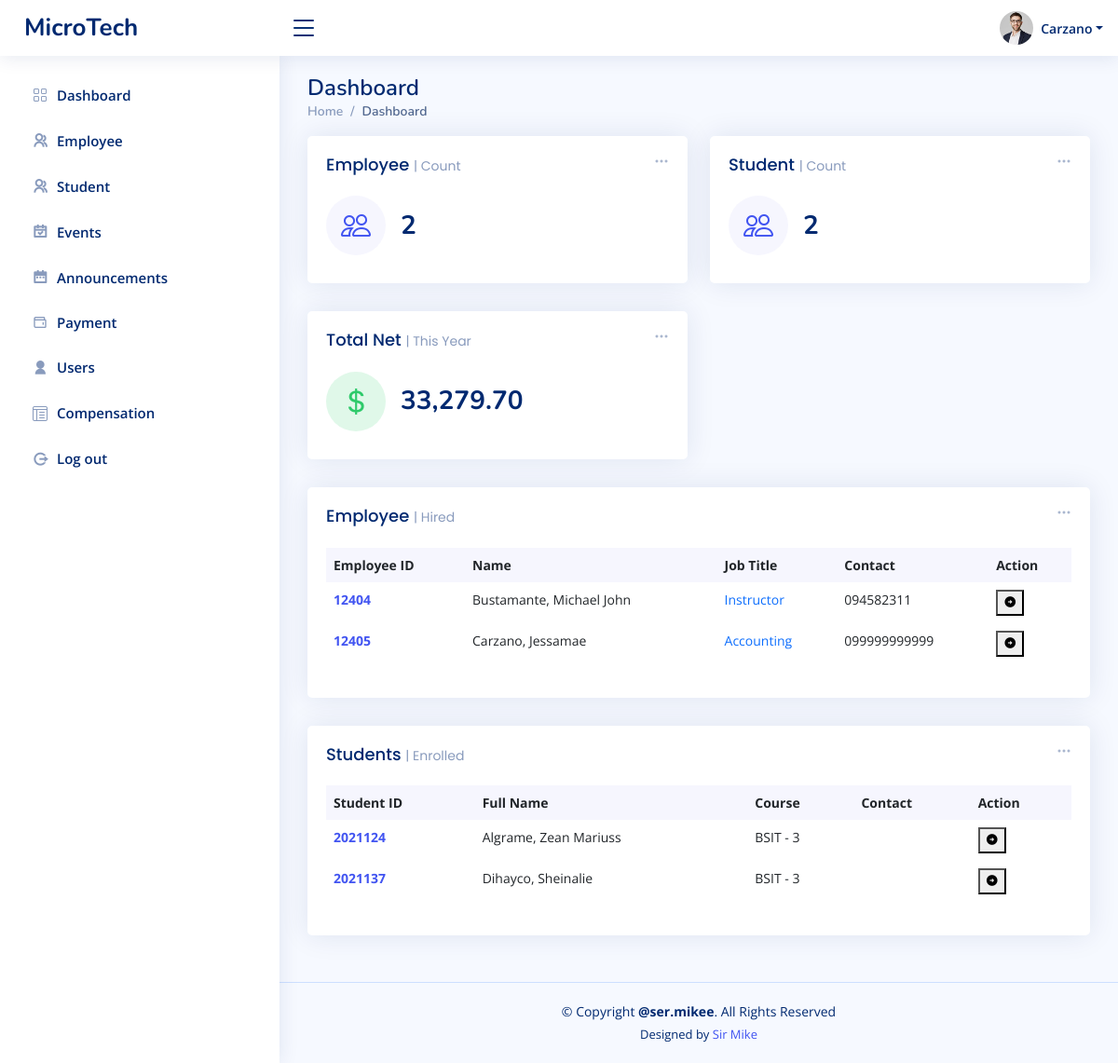
The app's page /admin/index.php (signed in) with its own data.
### tables this page shows
CREATE TABLE `tbl_users` (
  `user_id` int(11) NOT NULL,
  `user_fname` varchar(50) NOT NULL,
  `user_lname` varchar(50) NOT NULL,
  `user_email` varchar(80) NOT NULL,
  `user_name` varchar(50) NOT NULL,
  `user_pass` varchar(100) NOT NULL,
  `user_role` varchar(20) NOT NULL
);

CREATE TABLE `tbl_employee` (
  `employee_id` int(20) NOT NULL,
  `first_name` varchar(50) DEFAULT NULL,
  `last_name` varchar(50) DEFAULT NULL,
  `date_of_birth` date DEFAULT NULL,
  `gender` varchar(10) DEFAULT NULL,
  `hire_date` date DEFAULT NULL,
  `job_title` varchar(100) DEFAULT NULL,
  `department` varchar(50) DEFAULT NULL,
  `phone_number` varchar(20) DEFAULT NULL,
  `address` text DEFAULT NULL
);

CREATE TABLE `tbl_students` (
  `studentID` int(20) NOT NULL,
  `user_id` int(20) NOT NULL,
  `lname` varchar(50) NOT NULL,
  `fname` varchar(50) NOT NULL,
  `middleInitial` varchar(10) NOT NULL,
  `Suffix` varchar(15) NOT NULL,
  `course` varchar(50) NOT NULL,
  `year` int(10) NOT NULL,
  `contact` varchar(20) NOT NULL,
  `gender` varchar(10) NOT NULL,
  `bdate` varchar(50) NOT NULL,
  `pob` text NOT NULL,
  `email` varchar(50) NOT NULL,
  `major` varchar(50) NOT NULL,
  `nationality` varchar(20) NOT NULL,
  `civilStatus` varchar(20) NOT NULL,
  `religion` varchar(20) NOT NULL,
  `modality` varchar(20) NOT NULL,
  `fb` varchar(30) NOT NULL,
  `curAddress` varchar(200) NOT NULL,
  `cityAdd` varchar(200) NOT NULL,
  `zipcode` varchar(30) NOT NULL,
  `fatherName` varchar(50) NOT NULL,
  `fwork` varchar(50) NOT NULL,
  `motherName` varchar(50) NOT NULL,
  `mwork` varchar(50) NOT NULL,
  `primarySchool` varchar(100) NOT NULL,
  `primaryAddress` text NOT NULL,
  `primaryCompleted` varchar(30) NOT NULL,
  `entermediateSchool` varchar(100) NOT NULL,
  `entermediateAddress` text NOT NULL,
  `entermediateCompleted` varchar(30) NOT NULL,
  `hsSchool` varchar(100) NOT NULL,
  `hsAddress` text NOT NULL,
  `hsCompleted` varchar(30) NOT NULL,
  `shSchool` varchar(100) NOT NULL,
  `shAddress` text NOT NULL,
  `shCompleted` varchar(30) NOT NULL,
  `collegeSchool` varchar(100) NOT NULL,
  `collegeAddress` text NOT NULL,
  `collegeCompleted` varchar(30) NOT NULL
);

### admin/index.php (the view, shortened to what this page needs)
<?php
include_once "../templates/header.php";
include_once "includes/connect.php";
$statements = $conn->prepare("SELECT SUM(netpay) AS total_netpay FROM tbl_transaction");
$statements->execute();
$totalnet = $statements->fetch(PDO::FETCH_ASSOC);
$statements = $conn->prepare("SELECT COUNT(employee_id) AS count_emp FROM tbl_employee");
$statements->execute();
$empcount = $statements->fetch(PDO::FETCH_ASSOC);
$statements = $conn->prepare("SELECT COUNT(studentID) AS count_stud FROM tbl_students");
$statements->execute();
$studcount = $statements->fetch(PDO::FETCH_ASSOC);
?>
<main id="main" class="main">
  <div class="pagetitle">
    <h1>Dashboard</h1>
    <nav>
      <ol class="breadcrumb">
        <li class="breadcrumb-item"><a href="index.html">Home</a></li>
        <li class="breadcrumb-item active">Dashboard</li>
      </ol>
    </nav>
  </div>
  <section class="section dashboard">
    <div class="row">
      <div class="col-lg-12">
        <div class="row">
          <div class="col-xxl-4 col-md-6">
            <div class="card info-card sales-card">
              <div class="filter">
                <a class="icon" href="#" data-bs-toggle="dropdown"><i class="bi bi-three-dots"></i></a>
              </div>
              <div class="card-body">
                <h5 class="card-title">Employee <span>| Count</span></h5>
                <div class="d-flex align-items-center">
                  <div class="card-icon rounded-circle d-flex align-items-center justify-content-center">
                    <i class="bi bi-people"></i>
                  </div>
                  <div class="ps-3">
                    <h6><?php echo $empcount['count_emp'] ?></h6>
                  </div>
                </div>
              </div>
            </div>
          </div>
          <div class="col-xxl-4 col-md-6">
            <div class="card info-card sales-card">
              <div class="filter">
                <a class="icon" href="#" data-bs-toggle="dropdown"><i class="bi bi-three-dots"></i></a>
              </div>
              <div class="card-body">
                <h5 class="card-title">Student <span>| Count</span></h5>
                <div class="d-flex align-items-center">
                  <div class="card-icon rounded-circle d-flex align-items-center justify-content-center">
                    <i class="bi bi-people"></i>
                  </div>
                  <div class="ps-3">
                    <h6><?php echo $studcount['count_stud'] ?></h6>
                  </div>
                </div>
              </div>
            </div>
          </div>
          <div class="col-xxl-4 col-md-6">
            <div class="card info-card revenue-card">
              <div class="filter">
                <a class="icon" href="#" data-bs-toggle="dropdown"><i class="bi bi-three-dots"></i></a>
              </div>
              <div class="card-body">
                <h5 class="card-title">Total Net <span>| This Year</span></h5>
                <div class="d-flex align-items-center">
                  <div class="card-icon rounded-circle d-flex align-items-center justify-content-center">
                    <i class="bi bi-currency-dollar"></i>
                  </div>
                  <div class="ps-3">
                    <h6><?php echo number_format($totalnet['total_netpay'], 2, '.', ',') ?></h6>
                  </div>
                </div>
              </div>
            </div>
          </div>
          <div class="col-12">
            <div class="card recent-sales overflow-auto">
              <div class="filter">
                <a class="icon" href="#" data-bs-toggle="dropdown"><i class="bi bi-three-dots"></i></a>
              </div>
              <div class="card-body">
                <h5 class="card-title">Employee <span>| Hired</span></h5>
                <table class="table table-borderless datatable">
                  <thead>
                    <tr>
                      <th scope="col">Employee ID</th>
                      <th scope="col">Name</th>
                      <th scope="col">Job Title</th>
                      <th scope="col">Contact</th>
                      <th scope="col">Action</th>
                    </tr>
                  </thead>
                  <tbody>
                    <?php
                    $database = new Connection();
                    $db = $database->open();
                    try {
                      $sql = 'SELECT * FROM tbl_employee
                          ORDER BY tbl_employee.last_name ASC';
                      foreach ($db->query($sql) as $row) {
                    ?>
                        <tr>
                          <th scope="row"><a href="#"><?php echo $row["employee_id"] ?></a></th>
                          <td><?php echo $row["last_name"] ?>, <?php echo $row["first_name"] ?></td>
                          <td><a href="#" class="text-primary"><?php echo $row["job_title"] ?></a></td>
                          <td><?php echo $row["phone_number"] ?></td>
                          <td>
                            <form action="profile.php" method="post">
                              <button type="submit" class="" name="submit"><i class="ri-arrow-right-circle-fill"></i></button>
                            </form>
                          </td>
                        </tr>
                    <?php
                      }
                    } catch (PDOException $e) {
                      echo "There is some problem in connection: " . $e->getMessage();
                    }
                    ?>
                  </tbody>
                </table>
              </div>
            </div>
          </div>
          <div class="col-12">
            <div class="card recent-sales overflow-auto">
              <div class="filter">
                <a class="icon" href="#" data-bs-toggle="dropdown"><i class="bi bi-three-dots"></i></a>
              </div>
              <div class="card-body">
                <h5 class="card-title">Students <span>| Enrolled</span></h5>
                <table class="table table-borderless datatable">
                  <thead>
                    <tr>
                      <th scope="col">Student ID</th>
                      <th scope="col">Full Name</th>
                      <th scope="col">Course</th>
                      <th scope="col">Contact</th>
                      <th scope="col">Action</th>
                    </tr>
                  </thead>
                  <tbody>
                    <?php
                    $database = new Connection();
                    $db = $database->open();
                    try {
                      $sql = 'SELECT * FROM tbl_students ORDER BY lname ASC';
                      foreach ($db->query($sql) as $row) {
                    ?>
                        <tr>
                          <th scope="row"><a href="#"><?php echo $row["studentID"] ?></a></th>
                          <td><?php echo $row["lname"] ?>, <?php echo $row["fname"] ?></td>
                          <td><?php echo $row["course"] ?> - <?php echo $row["year"] ?></td>
                          <td><?php echo $row["contact"] ?></td>
                          <td>
                            <form action="stud_profile.php" method="post">
                              <button type="submit" class="" name="submit"><i class="ri-arrow-right-circle-fill"></i></button>
                            </form>
                          </td>
                        </tr>
                    <?php
                      }
                    } catch (PDOException $e) {
                      echo "There is some problem in connection: " . $e->getMessage();
                    }
                    ?>
                  </tbody>
                </table>
              </div>
            </div>
          </div>
  </section>
</main>
<?php
include_once "../templates/footer.php";
?>

### templates/header.php (shortened to what this page needs)
<?php
include_once "includes/connect.php";
$userid = $_SESSION["login"];
$statements = $conn->prepare("SELECT * FROM tbl_users WHERE user_id = '$userid'");
$statements->execute();
$user = $statements->fetch(PDO::FETCH_ASSOC);
$lname = $user['user_lname'];
?>
<!DOCTYPE html>
<html lang="en">
<head>
  <link href="../assets/vendor/bootstrap/css/bootstrap.min.css" rel="stylesheet">
  <link href="../assets/vendor/bootstrap-icons/bootstrap-icons.css" rel="stylesheet">
  <link href="../assets/vendor/boxicons/css/boxicons.min.css" rel="stylesheet">
  <link href="../assets/vendor/quill/quill.snow.css" rel="stylesheet">
  <link href="../assets/vendor/quill/quill.bubble.css" rel="stylesheet">
  <link href="../assets/vendor/remixicon/remixicon.css" rel="stylesheet">
  <link href="../assets/vendor/simple-datatables/style.css" rel="stylesheet">
  <link href="../assets/css/style.css" rel="stylesheet">
</head>
<body>
  <header id="header" class="header fixed-top d-flex align-items-center">
    <div class="d-flex align-items-center justify-content-between">
      <a href="../admin/index.php" class="logo d-flex align-items-center">
        <span class="d-none d-lg-block">MicroTech</span>
      </a>
      <i class="bi bi-list toggle-sidebar-btn"></i>
    </div>
    <nav class="header-nav ms-auto">
      <ul class="d-flex align-items-center">
        <li class="nav-item dropdown pe-3">
          <a class="nav-link nav-profile d-flex align-items-center pe-0" href="#" data-bs-toggle="dropdown">
            <img src="../assets/img/profile-img.jpg" alt="Profile" class="rounded-circle">
            <span class="d-none d-md-block dropdown-toggle ps-2"><?php echo $lname ?></span>
          </a>
        </li>
      </ul>
    </nav>
  </header>
  <aside id="sidebar" class="sidebar">
    <ul class="sidebar-nav" id="sidebar-nav">
      <li class="nav-item">
        <a class="nav-link collapsed" href="../admin/index.php">
          <i class="bi bi-grid"></i>
          <span>Dashboard</span>
        </a>
      </li>
      <li class="nav-item">
        <a class="nav-link collapsed" href="../admin/employee.php">
          <i class="ri ri-group-line"></i>
          <span>Employee</span>
        </a>
      </li>
      <li class="nav-item">
        <a class="nav-link collapsed" href="../admin/studentRecords1.php">
          <i class="ri ri-group-line"></i>
          <span>Student</span>
        </a>
      </li>
      <li class="nav-item">
        <a class="nav-link collapsed" href="../admin/event.php">
          <i class="ri-calendar-check-line"></i>
          <span>Events</span>
        </a>
      </li>
      <li class="nav-item">
        <a class="nav-link collapsed" href="#">
          <i class="ri-calendar-2-fill"></i>
          <span>Announcements</span>
        </a>
      </li>
      <li class="nav-item">
        <a class="nav-link collapsed" href="../admin/payment.php">
          <i class="bx bx-wallet"></i>
          <span>Payment</span>
        </a>
      </li>
      <li class="nav-item">
        <a class="nav-link collapsed" href="../admin/user.php">
          <i class="ri-user-fill"></i>
          <span>Users</span>
        </a>
      </li>
      <li class="nav-item">
        <a class="nav-link collapsed" href="../admin/compensation.php">
          <i class="bi bi-layout-text-window-reverse"></i>
          <span>Compensation</span>
        </a>
      </li>
      <li class="nav-item">
        <a class="nav-link collapsed" href="../admin/includes/logout.inc.php">
          <i class="ri-logout-circle-r-line"></i>
          <span>Log out</span>
        </a>
      </li>
    </ul>
  </aside>

### records on screen
tbl_users: user_lname "Carzano"
tbl_employee: employee_id "12404", last_name "Bustamante", first_name "Michael John", job_title "Instructor", phone_number "094582311"
tbl_employee: employee_id "12405", last_name "Carzano", first_name "Jessamae", job_title "Accounting", phone_number "099999999999"
tbl_students: studentID "2021124", lname "Algrame", fname "Zean Mariuss", course "BSIT", year "3"
tbl_students: studentID "2021137", lname "Dihayco", fname "Sheinalie", course "BSIT", year "3"

### other values on screen
$empcount['count_emp'] "2"
$studcount['count_stud'] "2"
$totalnet['total_netpay'] "33,279.70"
